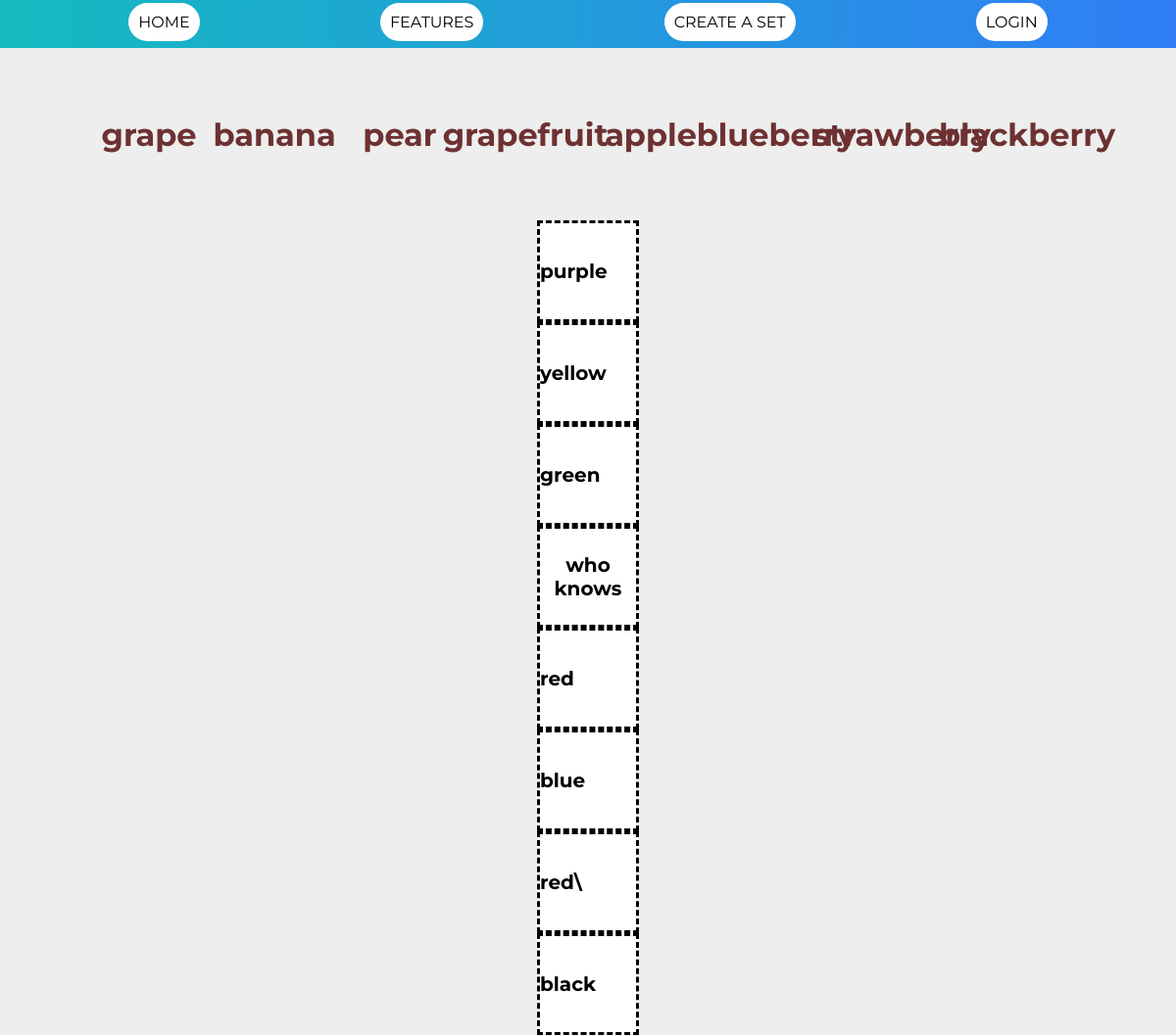
The app's page /match/1 with its own data.
### app.py (models this page shows)
class Term(db.Model):
    id = db.Column(db.Integer, primary_key=True)
    term = db.Column(db.String(255), nullable=False)
    definition = db.Column(db.String(255), nullable=False)
    set_id = db.Column(db.Integer, db.ForeignKey('set.id'), nullable=False)

### app.py (the view)
@app.route('/match/<int:set_id>', methods=['GET', 'POST'])
def match(set_id: int) -> str:
    print("Inside match route")
    raw_set_data: List[Term] = Term.query.filter_by(set_id=set_id).all()
    if len(raw_set_data) > 8:
        set_data = random.sample(raw_set_data, 8)
    else:
        set_data = raw_set_data
    return render_template('match_main.html', set_data=set_data)

### templates/match_main.html (shortened to what this page needs)
{% extends "base.html" %}
{% block top_css %}
    <link rel="stylesheet" href="https://use.fontawesome.com/releases/v5.9.0/css/allcss">
    <link rel="stylesheet" href="../static/css/matchingcss.css">
{% endblock %}
{% block content %}
<body>
    <section class="draggable-elements">
        {% for term in set_data %}
            <h1 class="draggable" draggable="true" alt="{{ term.term }}" id="{{ term.term }}">{{ term.term }}</h1>
        {% endfor %}
    </section>
    <section class="droppable-elements">
        {% for term in set_data %}
            <div class="droppable" data-draggable-id="{{ term.term }}"><span class="feef">{{ term.definition }}</span></div>
        {% endfor %}
    </section>
</body>
{% endblock %}

### static/css/matchingcss.css (style rules this page uses)
* { margin: 0; padding: 0; box-sizing: border-box; }
body { font-family: 'Montserrat', sans-serif; background-color: #eee; color: rgb(110, 49, 49); }
.draggable-elements { display: flex; justify-content: center; margin: 2rem; }
.draggable { height: 7rem; width: 7rem; display: flex; align-items: center; justify-content: center; font-size: 2rem; margin: 0rem 0.5rem; cursor: move; transition: opacity 0.2s; }
.droppable { height: 6.5rem; width: 6.5rem; margin: auto; display: flex; justify-content: horizontal; align-items: center; flex-direction: row; text-align: center; font-size: 4rem; font-weight: bold; background-color: #ffffff; border: 3px dashed #000000; transition: border-width 0.2s, transform 0.2s, background-color 0.9s; }
.droppable span { font-size: 1.25rem; pointer-events: none; }
.feef { color:#000000 }

### static/css/navbardesgin.css (style rules this page uses)
span { color: white; }
* { margin: 0; padding: 0; }
::placeholder { color: linear-gradient(271.19deg,#307DF6 0%,#14BBBF 100%),linear-gradient(135deg,#0CD5D1 0%,#0BA9A6 100%); display: flex; text-align: center; }

### records on screen
Term: term "grape", definition "purple"
Term: term "banana", definition "yellow"
Term: term "pear", definition "green"
Term: term "grapefruit", definition "who knows"
Term: term "apple", definition "red"
Term: term "blueberry", definition "blue"
Term: term "strawberry", definition "red\\"
Term: term "blackberry", definition "black"
